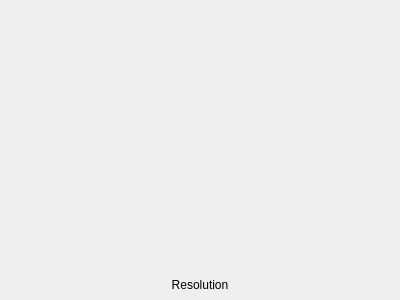
<?xml version="1.0" encoding="UTF-8"?>
<ui version="4.0">
 <class>ImageLabel</class>
 <widget class="QWidget" name="ImageLabel">
  <property name="geometry">
   <rect>
    <x>0</x>
    <y>0</y>
    <width>400</width>
    <height>300</height>
   </rect>
  </property>
  <layout class="QVBoxLayout" name="verticalLayout" stretch="1,0">
   <property name="spacing">
    <number>3</number>
   </property>
   <property name="leftMargin">
    <number>0</number>
   </property>
   <property name="topMargin">
    <number>0</number>
   </property>
   <property name="rightMargin">
    <number>0</number>
   </property>
   <property name="bottomMargin">
    <number>8</number>
   </property>
   <item>
    <widget class="QLabel" name="image">
     <property name="text">
      <string/>
     </property>
     <property name="alignment">
      <set>Qt::AlignmentFlag::AlignHCenter|Qt::AlignmentFlag::AlignTop</set>
     </property>
    </widget>
   </item>
   <item>
    <widget class="QLabel" name="resolution">
     <property name="text">
      <string>Resolution</string>
     </property>
     <property name="alignment">
      <set>Qt::AlignmentFlag::AlignHCenter|Qt::AlignmentFlag::AlignTop</set>
     </property>
     <property name="wordWrap">
      <bool>true</bool>
     </property>
    </widget>
   </item>
  </layout>
 </widget>
 <resources/>
 <connections/>
</ui>
